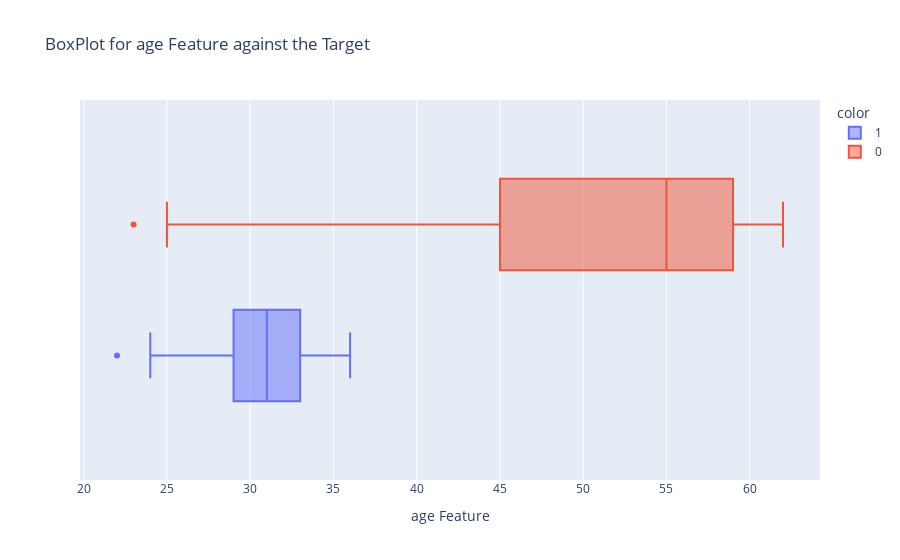
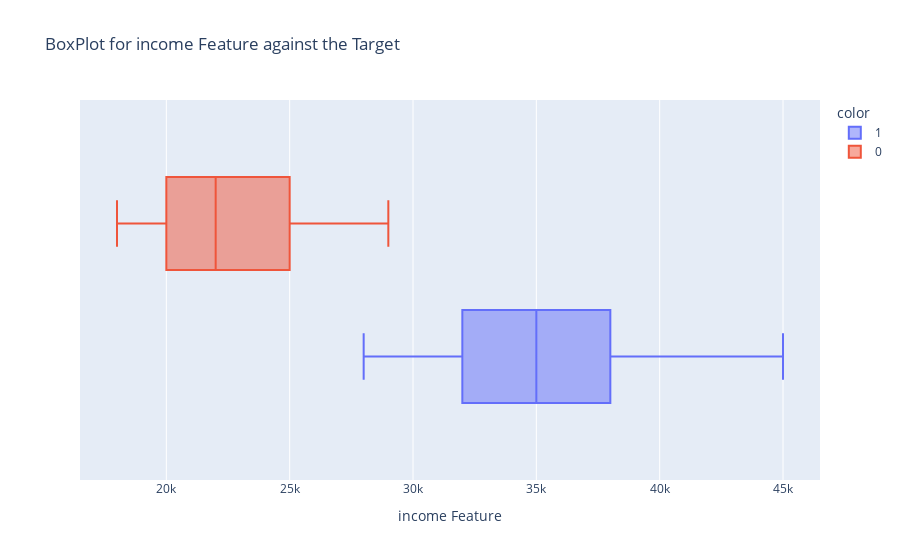
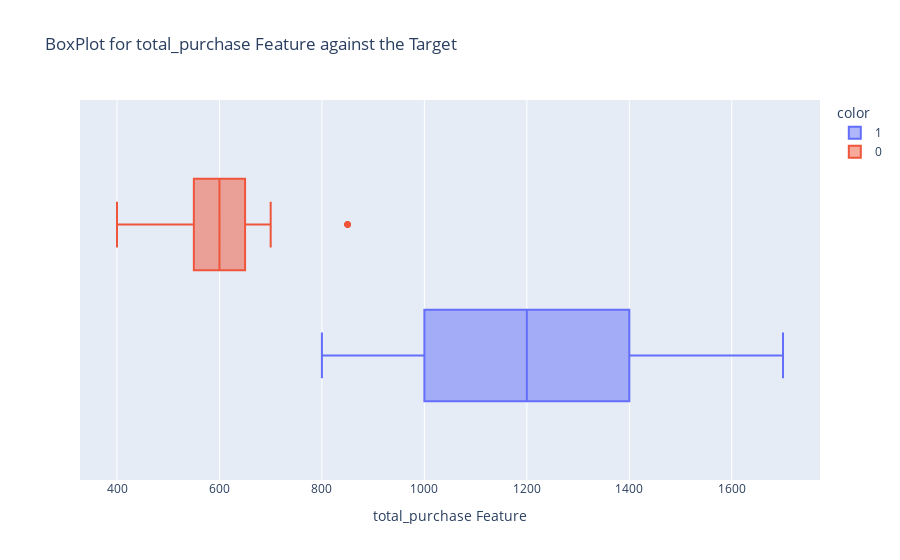
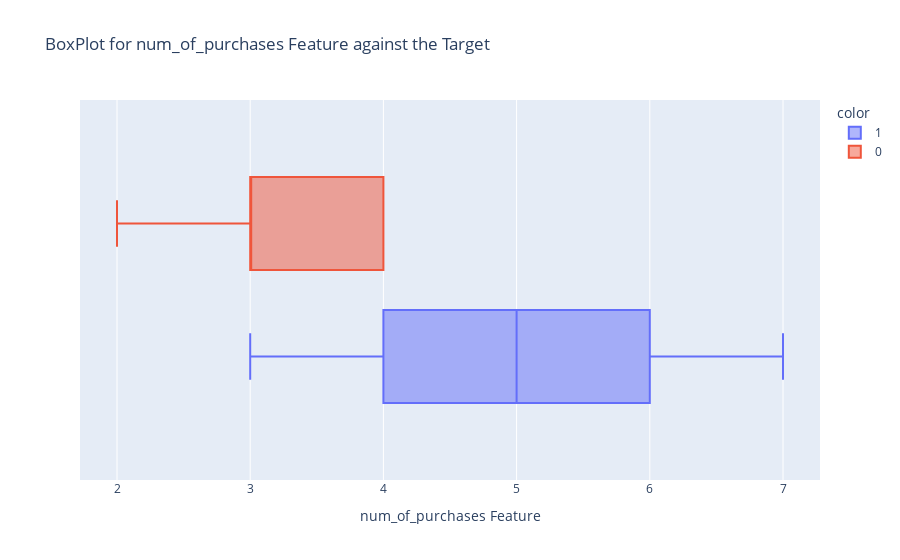

Notebook code for these charts, in order:
### Markdown cell above
__Numeric Features__

We will now visualise the relationships of the numeric features against our target to understand their behaviour and impact.

### Code cell
plot_cols = ['age','income','total_purchase','num_of_purchases']

# Plot numeric features against target
plt.Figure(figsize=(3,4))
for col in plot_cols:
    fig = px.box(data_frame=prepared_df[plot_cols], x=col, color=prepared_df['churn'], title=f'BoxPlot for {col} Feature against the Target')
    fig.update_layout(xaxis_title=f'{col} Feature')
    fig.show()

### Figure 1 — Plotly figure (JSON) as saved in the notebook; plotly's stock layout.template omitted (floating-point values rounded to 4 significant figures; data arrays with more than 128 entries replaced by an {"elided": "..."} marker saying what was removed)
{"data": [{"alignmentgroup": "True", "hovertemplate": "color=1<br>age=%{x}<extra></extra>", "legendgroup": "1", "marker": {"color": "#636efa"}, "name": "1", "notched": false, "offsetgroup": "1", "orientation": "h", "showlegend": true, "type": "box", "x": {"elided": "189 int values"}, "x0": " ", "xaxis": "x", "y0": " ", "yaxis": "y"}, {"alignmentgroup": "True", "hovertemplate": "color=0<br>age=%{x}<extra></extra>", "legendgroup": "0", "marker": {"color": "#EF553B"}, "name": "0", "notched": false, "offsetgroup": "0", "orientation": "h", "showlegend": true, "type": "box", "x": {"elided": "231 int values"}, "x0": " ", "xaxis": "x", "y0": " ", "yaxis": "y"}], "layout": {"boxmode": "group", "legend": {"title": {"text": "color"}, "tracegroupgap": 0}, "title": {"text": "BoxPlot for age Feature against the Target"}, "xaxis": {"anchor": "y", "domain": [0, 1], "title": {"text": "age Feature"}}, "yaxis": {"anchor": "x", "domain": [0, 1]}}}

### Figure 2 — Plotly figure (JSON) as saved in the notebook; plotly's stock layout.template omitted (floating-point values rounded to 4 significant figures; data arrays with more than 128 entries replaced by an {"elided": "..."} marker saying what was removed)
{"data": [{"alignmentgroup": "True", "hovertemplate": "color=1<br>income=%{x}<extra></extra>", "legendgroup": "1", "marker": {"color": "#636efa"}, "name": "1", "notched": false, "offsetgroup": "1", "orientation": "h", "showlegend": true, "type": "box", "x": {"elided": "189 float values"}, "x0": " ", "xaxis": "x", "y0": " ", "yaxis": "y"}, {"alignmentgroup": "True", "hovertemplate": "color=0<br>income=%{x}<extra></extra>", "legendgroup": "0", "marker": {"color": "#EF553B"}, "name": "0", "notched": false, "offsetgroup": "0", "orientation": "h", "showlegend": true, "type": "box", "x": {"elided": "231 int values"}, "x0": " ", "xaxis": "x", "y0": " ", "yaxis": "y"}], "layout": {"boxmode": "group", "legend": {"title": {"text": "color"}, "tracegroupgap": 0}, "title": {"text": "BoxPlot for income Feature against the Target"}, "xaxis": {"anchor": "y", "domain": [0, 1], "title": {"text": "income Feature"}}, "yaxis": {"anchor": "x", "domain": [0, 1]}}}

### Figure 3 — Plotly figure (JSON) as saved in the notebook; plotly's stock layout.template omitted (floating-point values rounded to 4 significant figures; data arrays with more than 128 entries replaced by an {"elided": "..."} marker saying what was removed)
{"data": [{"alignmentgroup": "True", "hovertemplate": "color=1<br>total_purchase=%{x}<extra></extra>", "legendgroup": "1", "marker": {"color": "#636efa"}, "name": "1", "notched": false, "offsetgroup": "1", "orientation": "h", "showlegend": true, "type": "box", "x": {"elided": "189 int values"}, "x0": " ", "xaxis": "x", "y0": " ", "yaxis": "y"}, {"alignmentgroup": "True", "hovertemplate": "color=0<br>total_purchase=%{x}<extra></extra>", "legendgroup": "0", "marker": {"color": "#EF553B"}, "name": "0", "notched": false, "offsetgroup": "0", "orientation": "h", "showlegend": true, "type": "box", "x": {"elided": "231 int values"}, "x0": " ", "xaxis": "x", "y0": " ", "yaxis": "y"}], "layout": {"boxmode": "group", "legend": {"title": {"text": "color"}, "tracegroupgap": 0}, "title": {"text": "BoxPlot for total_purchase Feature against the Target"}, "xaxis": {"anchor": "y", "domain": [0, 1], "title": {"text": "total_purchase Feature"}}, "yaxis": {"anchor": "x", "domain": [0, 1]}}}

### Figure 4 — Plotly figure (JSON) as saved in the notebook; plotly's stock layout.template omitted (floating-point values rounded to 4 significant figures; data arrays with more than 128 entries replaced by an {"elided": "..."} marker saying what was removed)
{"data": [{"alignmentgroup": "True", "hovertemplate": "color=1<br>num_of_purchases=%{x}<extra></extra>", "legendgroup": "1", "marker": {"color": "#636efa"}, "name": "1", "notched": false, "offsetgroup": "1", "orientation": "h", "showlegend": true, "type": "box", "x": {"elided": "189 int values"}, "x0": " ", "xaxis": "x", "y0": " ", "yaxis": "y"}, {"alignmentgroup": "True", "hovertemplate": "color=0<br>num_of_purchases=%{x}<extra></extra>", "legendgroup": "0", "marker": {"color": "#EF553B"}, "name": "0", "notched": false, "offsetgroup": "0", "orientation": "h", "showlegend": true, "type": "box", "x": {"elided": "231 int values"}, "x0": " ", "xaxis": "x", "y0": " ", "yaxis": "y"}], "layout": {"boxmode": "group", "legend": {"title": {"text": "color"}, "tracegroupgap": 0}, "title": {"text": "BoxPlot for num_of_purchases Feature against the Target"}, "xaxis": {"anchor": "y", "domain": [0, 1], "title": {"text": "num_of_purchases Feature"}}, "yaxis": {"anchor": "x", "domain": [0, 1]}}}
